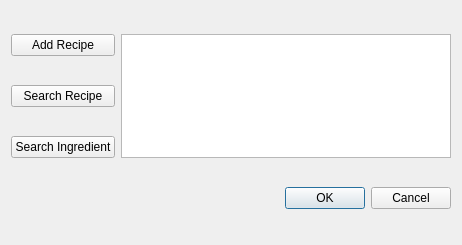
<?xml version="1.0" encoding="UTF-8"?>
<ui version="4.0">
 <class>RecipeBook</class>
 <widget class="QDialog" name="RecipeBook">
  <property name="geometry">
   <rect>
    <x>0</x>
    <y>0</y>
    <width>462</width>
    <height>245</height>
   </rect>
  </property>
  <property name="windowTitle">
   <string>Dialog</string>
  </property>
  <layout class="QGridLayout" name="gridLayout">
   <item row="0" column="1" rowspan="3">
    <widget class="QTextEdit" name="ListIngredientButton"/>
   </item>
   <item row="0" column="0">
    <widget class="QPushButton" name="AddRecipeButton">
     <property name="text">
      <string>Add Recipe</string>
     </property>
    </widget>
   </item>
   <item row="2" column="0">
    <widget class="QPushButton" name="SearchIngredientButton">
     <property name="text">
      <string>Search Ingredient</string>
     </property>
    </widget>
   </item>
   <item row="1" column="0">
    <widget class="QPushButton" name="SearchRecipeButton">
     <property name="text">
      <string>Search Recipe</string>
     </property>
    </widget>
   </item>
   <item row="3" column="1">
    <widget class="QDialogButtonBox" name="buttonBox">
     <property name="orientation">
      <enum>Qt::Horizontal</enum>
     </property>
     <property name="standardButtons">
      <set>QDialogButtonBox::Cancel|QDialogButtonBox::Ok</set>
     </property>
    </widget>
   </item>
  </layout>
 </widget>
 <resources/>
 <connections>
  <connection>
   <sender>buttonBox</sender>
   <signal>accepted()</signal>
   <receiver>RecipeBook</receiver>
   <slot>accept()</slot>
   <hints>
    <hint type="sourcelabel">
     <x>248</x>
     <y>254</y>
    </hint>
    <hint type="destinationlabel">
     <x>157</x>
     <y>274</y>
    </hint>
   </hints>
  </connection>
  <connection>
   <sender>buttonBox</sender>
   <signal>rejected()</signal>
   <receiver>RecipeBook</receiver>
   <slot>reject()</slot>
   <hints>
    <hint type="sourcelabel">
     <x>316</x>
     <y>260</y>
    </hint>
    <hint type="destinationlabel">
     <x>286</x>
     <y>274</y>
    </hint>
   </hints>
  </connection>
 </connections>
</ui>
